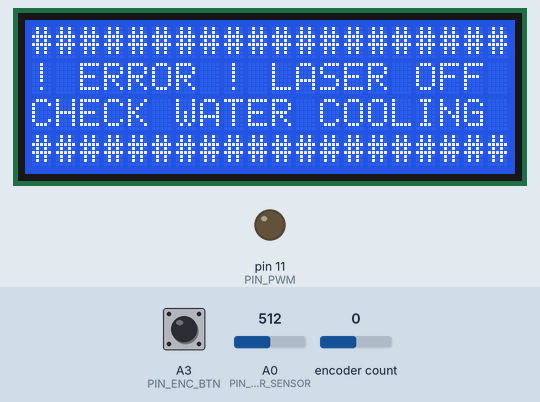
This sketch was run on a simulated Arduino Uno, built with avr-gcc and run on an emulated ATmega328P. On the bench: 20×4 character LCD, output pins drawn as LEDs (lit = HIGH). The test bench sets the inputs (shaded band); at power-on: A0 (PIN_WATER_SENSOR) = 512, A3 (PIN_ENC_BTN) HIGH, encoder count 0. EEPROM starts erased; what the sketch prints to the serial monitor is not drawn.

Above: at 1.2 s.
1.3 s: A0 (PIN_WATER_SENSOR) set to 482
At 3.0 s:
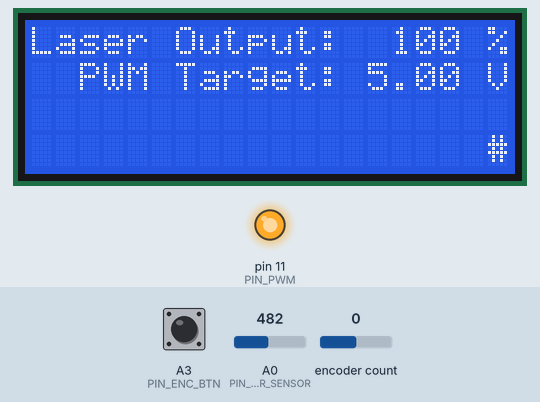
3.8 s: A3 (PIN_ENC_BTN) pulled LOW for 0.15 s
At 5.4 s:
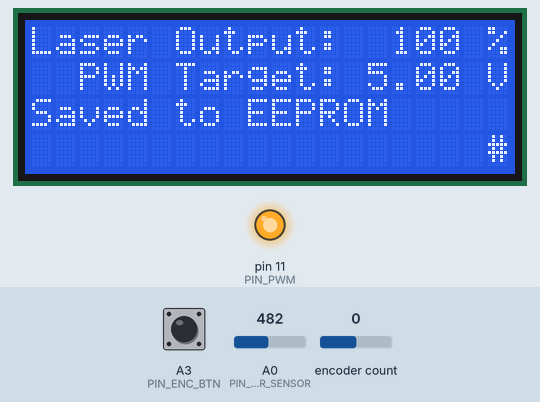
7.1 s: A3 (PIN_ENC_BTN) pulled LOW for 3.2 s
At 9.1 s:
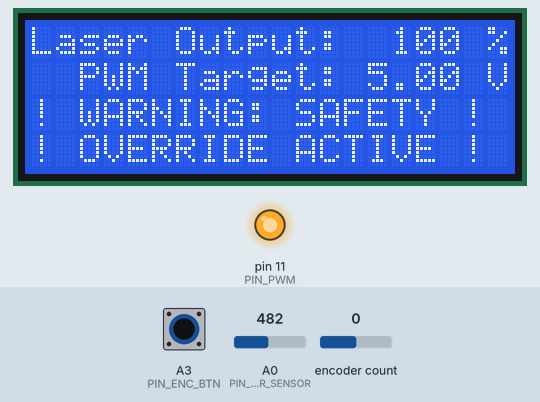
11.8 s: A3 (PIN_ENC_BTN) pulled LOW for 1 s
At 14.2 s:
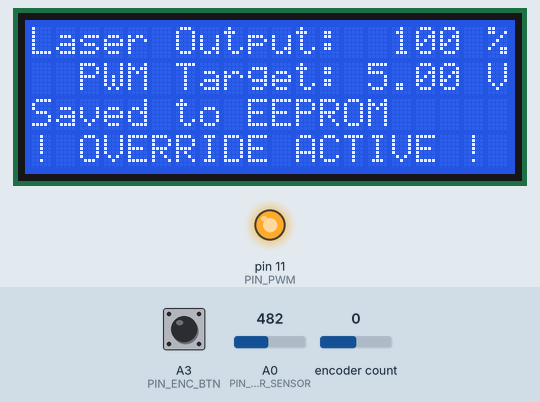
16.0 s: A3 (PIN_ENC_BTN) pulled LOW for 3.2 s
At 18.2 s:
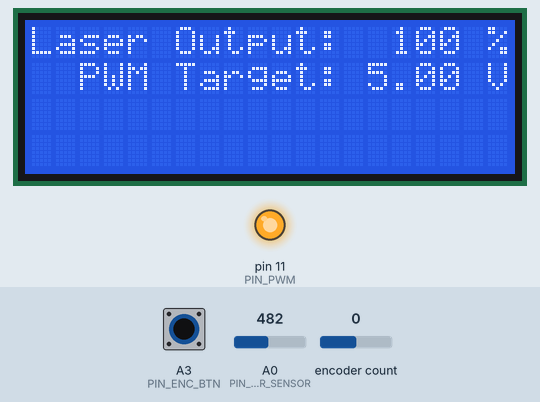
20.7 s: encoder count set to -1
At 22.0 s:
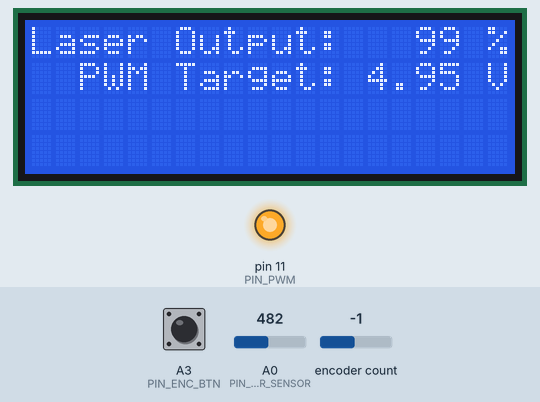
Timing chart, 0 to 23.2 s (numbered marks = the images above; inputs shaded):
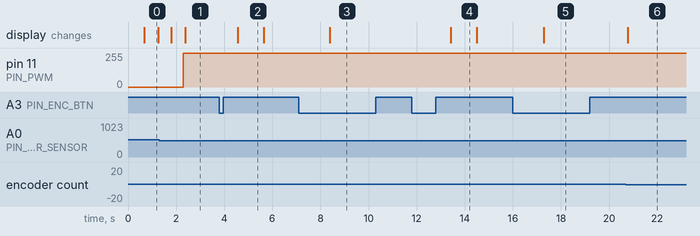

Measured:
- the behaviour switches between 501 and 500 on A0 (PIN_WATER_SENSOR) (found by bisection; images 0 and 1)
- after the input at 1.3 s, pin 11 (PIN_PWM): 0/255 → 255/255 after 0.99 s; the display: first differs from a run without the input after 1.1 s (image 1)
- after the input at 3.8 s, the display: changes after 0.77 s (image 2)
- after the input at 7.1 s, the display: changes after 1.3 s (image 3)
- after the input at 11.8 s, the display: changes after 1.6 s (image 4)
- after the input at 16.0 s, the display: changes after 1.3 s (image 5)
- after the input at 20.7 s, pin 11 (PIN_PWM): 255/255 → 252/255 at once; the display: changes after 0.08 s (image 6)

The sketch:

lasercutter_arduino.ino
```cpp
// (licence header left out)
#include <Wire.h> // Arduino built-in
#include <LiquidCrystal_I2C.h> // https://github.com/fdebrabander/Arduino-LiquidCrystal-I2C-library
#include <EEPROM.h> // Arduino built-in
#include <ClickEncoder.h> // https://github.com/0xPIT/encoder
#include <TimerOne.h> // https://github.com/PaulStoffregen/TimerOne

// Pin definition
#define PIN_ENC_A A2
#define PIN_ENC_B A1
#define PIN_ENC_BTN A3
// Note that pins 9 and 10 are reserved by Timer1
#define PIN_PWM 11
#define PIN_WATER_SENSOR A0
// Pins A4, A5 are used by the display

#define ENC_HOLDTIME 2000

// Encoder related
ClickEncoder *encoder;
void timerIsr() { encoder->service(); }

LiquidCrystal_I2C lcd = LiquidCrystal_I2C(0x27, 20, 4);

// Current output percentage
unsigned int output = 0;
// Last written default output percentage
unsigned int eepromWritten = 1000, eepromAddr = 10;
// Use this to schedule a redraw of the display by setting it to millis() + delay
unsigned long redrawTime = 0;
// If true, the display will be redrawn in the main loop
// This is only done when necessary to reduce flickering
bool redraw;
// Safety override for the water sensor
// If true, the water sensor check will be ignored
bool safetyOverride = false;
// If the encoder button is held, toggle the safety override
unsigned int heldTime = 0;
bool held = false;
// Current PWM output voltage
float voltage;

void setup()
{
  Serial.begin(9600);
  Serial.println("* Setup...");

  lcd.init();
  lcd.backlight();

  // Read previous setting from EEPROM
  output = EEPROM.read(eepromAddr);
  eepromWritten = output;

  // Initialize our encoder
  encoder = new ClickEncoder(PIN_ENC_A, PIN_ENC_B, PIN_ENC_BTN, 4); // A, B, button, pulses per turn
  encoder->setAccelerationEnabled(true);
  // NOTE: Timer makes pins 9 and 10 unusable!
  Timer1.initialize(1000);
  Timer1.attachInterrupt(timerIsr);

  // Initialize the Water Sensor pin
  pinMode(PIN_WATER_SENSOR, INPUT_PULLUP);

  // Tell the loop to redraw the display
  redraw = true;
}

void loop()
{
  ClickEncoder::Button button = encoder->getButton();
  // If the encoder button was held, enable the safety override
  // Can be used to override the water sensor check
  if(button == ClickEncoder::Held && heldTime < millis()) {
      safetyOverride = !safetyOverride;
      redraw = true;
      heldTime = millis() + 2000;
   }
  // Pin A1: Water Sensor (basically a switch), connected to pull-up resistor
  if(analogRead(PIN_WATER_SENSOR) > 500 && !safetyOverride) {
    // Safety check failed? No output!
    setOutputPin(0);

    lcd.clear();
    lcd.setCursor(0, 1);
    lcd.print("! ERROR ! LASER OFF");
    lcd.setCursor(0, 2);
    lcd.print("CHECK WATER COOLING");
    lcd.setCursor(0, 0);
    lcd.print("                   ");
    lcd.setCursor(0, 3);
    lcd.print("                   ");

    delay(500);
    lcd.setCursor(0, 0);
    lcd.print("####################");
    lcd.setCursor(0, 3);
    lcd.print("####################");
    delay(500);
    redraw = true;

    // Ignore all key inputs
    encoder->getValue();
    encoder->getButton();

    // Exit, do not do anything else until the cooling is fixed
    return;
  }

  int16_t encoder_val = encoder->getValue();
  if(encoder_val != 0) {
    output += encoder_val;
    redraw = true;
  }

  if(redrawTime != 0 && millis() >= redrawTime) {
    redraw = true;
    redrawTime = 0;
  }
  if(redraw) { // only redraw if something changed
      output = (output > 1000) ? 0 : min(output, 100);
      setOutputPin(output);

      lcd.setCursor(0, 0);
      lcd.print("Laser Output:      %");
      lcd.setCursor(15, 0);
      printNumber(output, 3);

      lcd.setCursor(0, 1);
      lcd.print("  PWM Target:      V");
      lcd.setCursor(14, 1);
      lcd.print(voltage, 2);

      if(safetyOverride) {
        lcd.setCursor(0, 2);
        lcd.print("! WARNING: SAFETY ! ");
        lcd.setCursor(0, 3);
        lcd.print("! OVERRIDE ACTIVE ! ");
      } else {
        lcd.setCursor(0, 2);
        lcd.print("                   ");
        lcd.setCursor(0, 3);
        lcd.print("                   ");
      }

      if(redraw) {
        redraw = false;
      }
  }
  // If the encoder button was clicked, save the percentage to EEPROM,
  // so it will be the default next time the machine is powered on
  if(button == ClickEncoder::Clicked) {
    if(eepromWritten != output) {
      // Only write EEPROM if the value changed, to conserve write cycles
      EEPROM.write(eepromAddr, (byte)(output & 0xFF));
      eepromWritten = output;
    }
    lcd.setCursor(0, 2);
    lcd.print("Saved to EEPROM     ");
    redrawTime = millis() + 1000;
   }
}

// Sets the output PWM voltage based on the given percentage
void setOutputPin(unsigned int percent) {
  voltage = percent == 0 ? 0.0 : // Power set to 0 ? Output 0 volts
                                 (((output - 1) / 99.0) * 4.5 + 0.5); // Otherwise, output 0.5 - 5 V
  analogWrite(PIN_PWM, (voltage / 5.0) * 255);
}

// calculate the number of digits in an integer
byte digits(unsigned int iNum) {
  byte bDigits=0;
  do {
    ++bDigits;
    iNum/=10;
  } while(iNum);
  return bDigits;
}

// print fixed-width uint number
void printNumber(unsigned int number, byte numd) {
  byte d=digits(number);
  for(byte i=d; i<numd; ++i) lcd.print((char)' '); // padding
  lcd.print(number);
}
```
